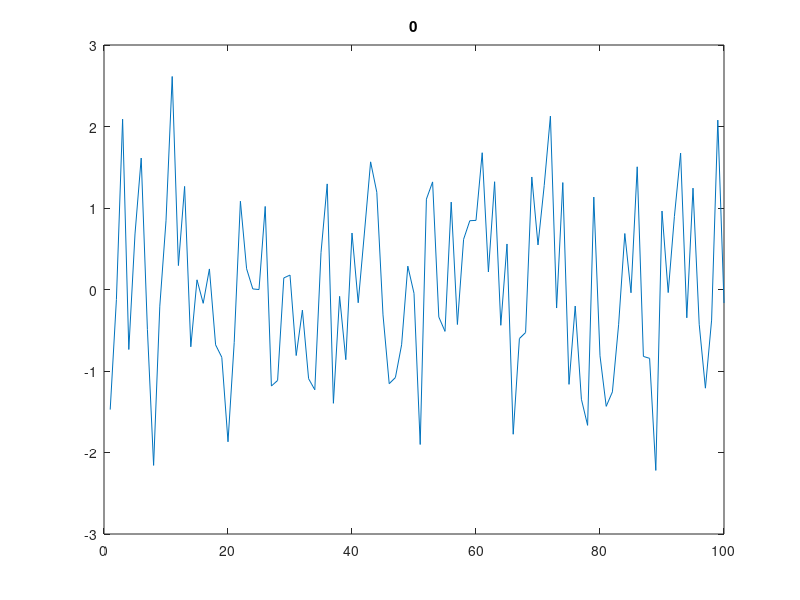

Write the MATLAB code that produced this figure.
clear;
close all
B=100;
T=100;
pos_index=randi(T-1,B,1);
A=10;
pos_signal=zeros(T,B);
win=T/5;
%%%%%%%spike noise%%%%%%%
% spike_index=randi(T-1,B/2,1);
% sA_pos=100+10*randn(B/2,1);
for b=1:B
    pos_signal(1:pos_index(b),b)=A+randn(1,pos_index(b));
    pos_signal(pos_index(b)+1:end,b)=-A+randn(1,T-pos_index(b));
    X(1,:,b)=pos_signal(:,b)-mean(pos_signal(:,b));
%     if b<=B/2
%         X(1,spike_index(b),b)=sA_pos(b);
%     end
    y{b}=[zeros(1,T);ones(1,T)];
    y{b}(1,pos_index(b))=1;
    y{b}(2,pos_index(b))=0;
    X_new=[X(:,1,b)*ones(1,ceil(win/2)-1) ,X(:,:,b), X(:,end,b)*ones(1,floor(win/2))];
        for j=1:T
            temp=X_new(:,j:j+win-1)';
            X2{b}(:,j)=[temp; 1];
        end
    Y(b,1)=1;
end
for b=1:B/2
    X(:,:,B+b)=randn(1,T);
    X_new=[zeros(1,ceil(win/2)-1) ,X(:,:,B+b), zeros(1,floor(win/2))];
        for j=1:T
            temp=X_new(:,j:j+win-1)';
            X2{B+b}(:,j)=[temp; 1];
        end
    y{B+b}=[zeros(1,T);ones(1,T)];
    Y(B+b,1)=0;
end
% %%%%%%making spike noise in the negative data%%%%%%%%
% neg_index=randi(T-1,B/2,1);
% sA=100+10*randn(B/2,1);
% for b=1:B/2
%     X(:,:,1.5*B+b)=randn(1,T);
%     X(:,neg_index(b),1.5*B+b)=sA(b);
%     X_new=[zeros(1,ceil(win/2)-1) ,X(:,:,1.5*B+b),zeros(1,floor(win/2))];
%         for j=1:T
%             temp=X_new(:,j:j+win-1)';
%             X2{1.5*B+b}(:,j)=[temp; 1];
%         end
%     y{1.5*B+b}=[zeros(1,T);ones(1,T)];
%     Y(1.5*B+b,1)=0;
% end

for b=1:size(X,3)
    figure(1)
    plot(X(:,:,b));
    title(num2str(Y(b)))
    pause(0.1)
end
save('synsignal_1d.mat','X','X2','y','Y','win');